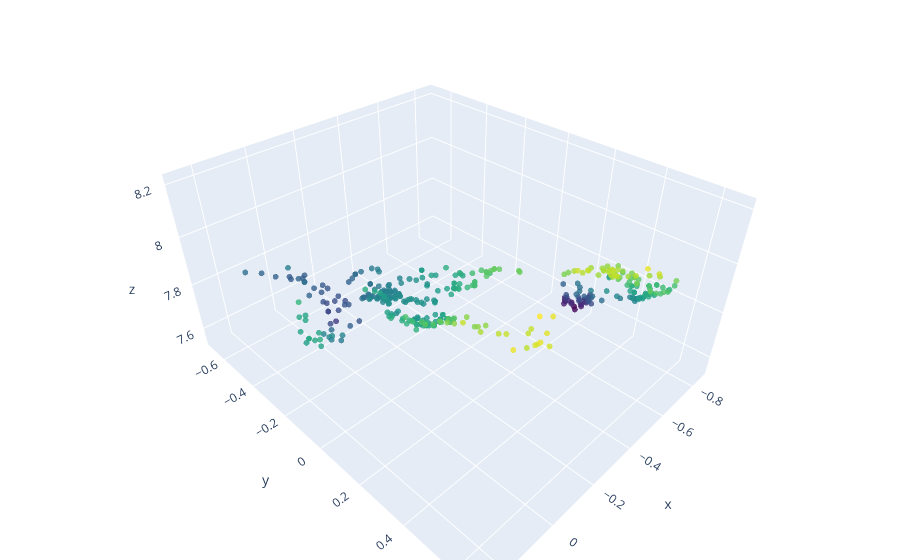

Here is the notebook cell this chart was saved with:
### Code cell
plot_model(punts3D)

### Figure 1 — Plotly figure (JSON) as saved in the notebook; plotly's stock layout.template omitted (floating-point values rounded to 4 significant figures; data arrays with more than 128 entries replaced by an {"elided": "..."} marker saying what was removed)
{"data": [{"marker": {"color": {"elided": "382 float values"}, "colorscale": [[0, "#440154"], [0.1111, "#482878"], [0.2222, "#3e4989"], [0.3333, "#31688e"], [0.4444, "#26828e"], [0.5556, "#1f9e89"], [0.6667, "#35b779"], [0.7778, "#6ece58"], [0.8889, "#b5de2b"], [1, "#fde725"]], "opacity": 0.8, "size": 2}, "mode": "markers", "type": "scatter3d", "x": {"elided": "382 float values"}, "y": {"elided": "382 float values"}, "z": {"elided": "382 float values"}}], "layout": {"margin": {"b": 0, "l": 0, "r": 0, "t": 0}}}
